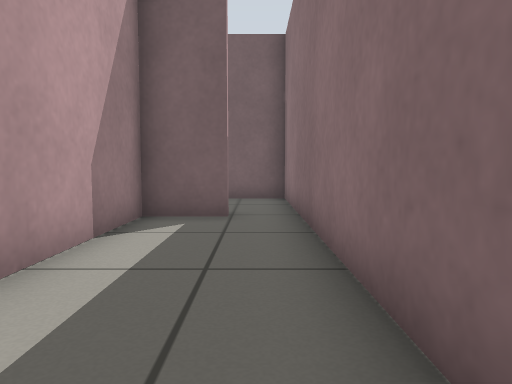
View 1 (above)

16 first-person views from a walk through a world built for the Gazebo simulator. The camera is 0.5 m above the floor, tilts 4° down and sees 70° across. The floor is counted in squares, 0.5 m on a side. Each view is taken from the middle of a square. On the plan, view 1 faces up. The plan holds only what a view shows up to about 13 squares ahead; the rest is blank.

View 2
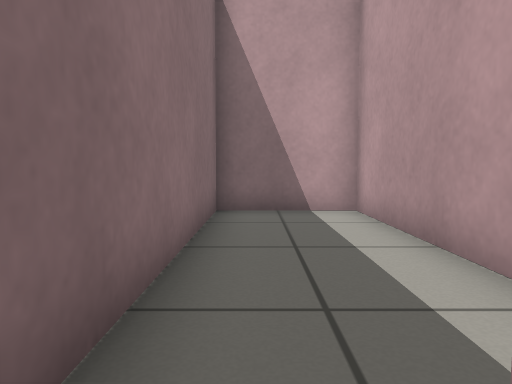

View 3
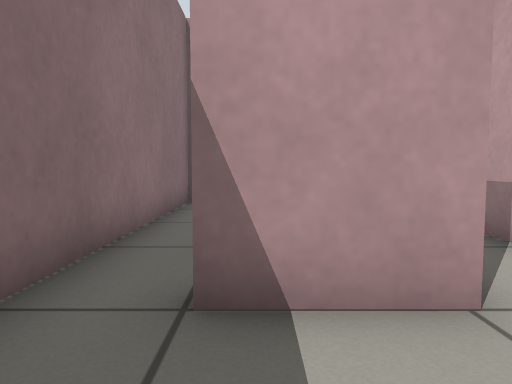

View 4
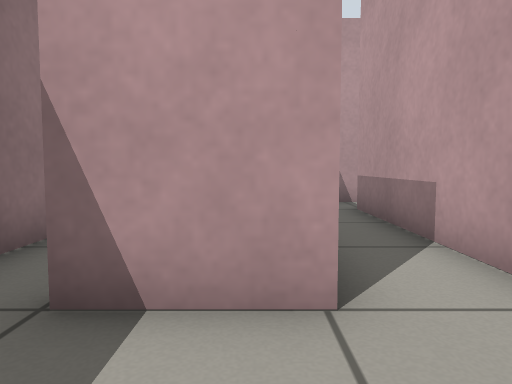

View 5
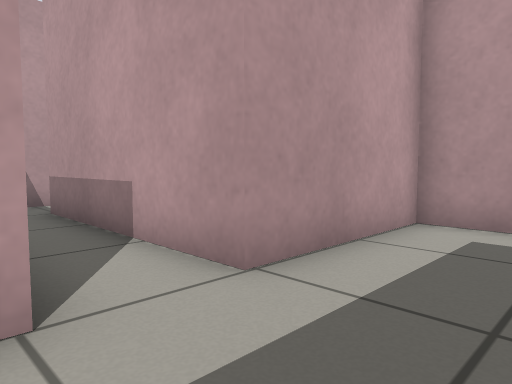

View 6
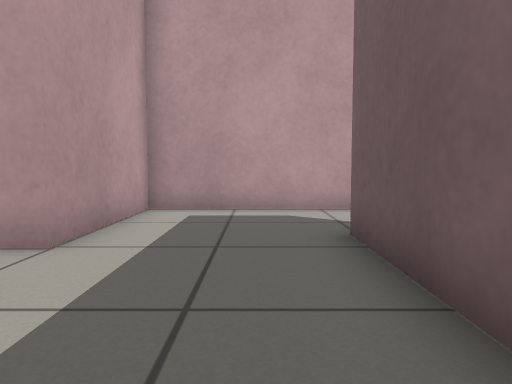

View 7
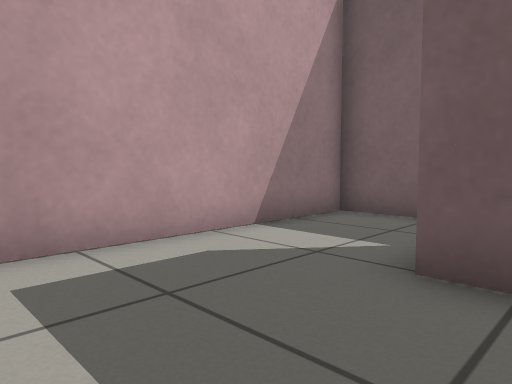

View 8
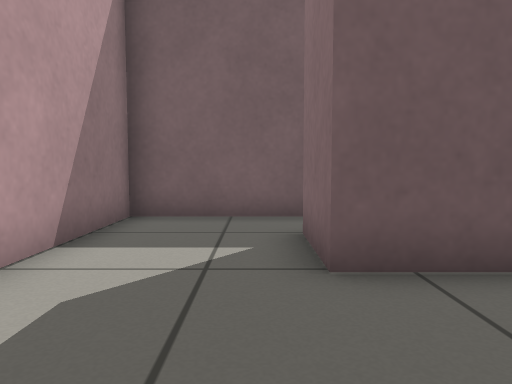

View 9
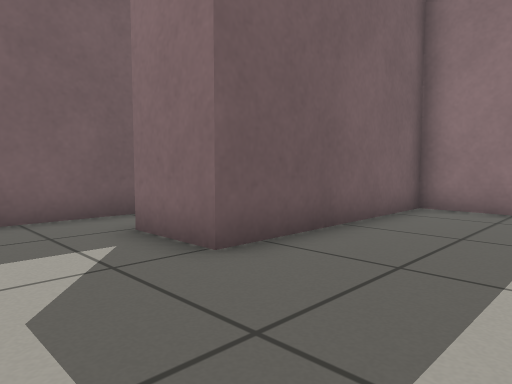

View 10
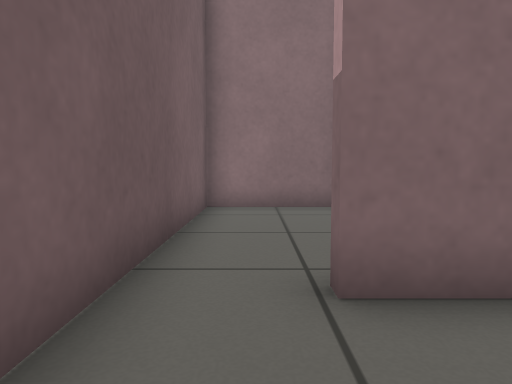

View 11
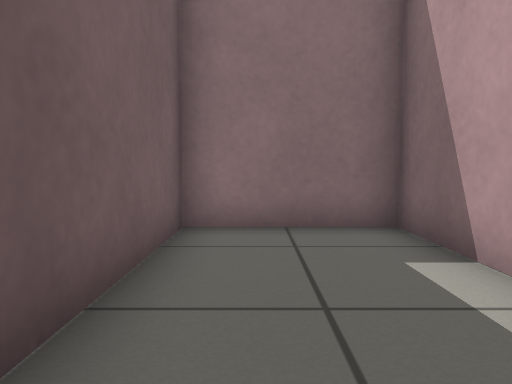

View 12
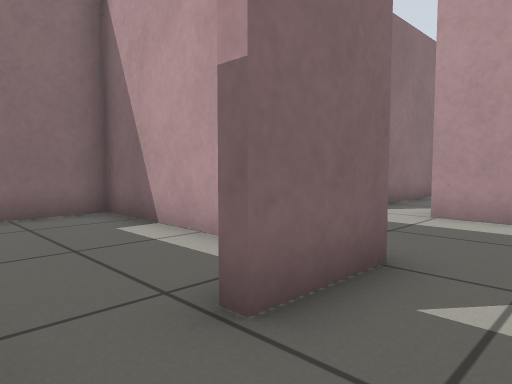

View 13
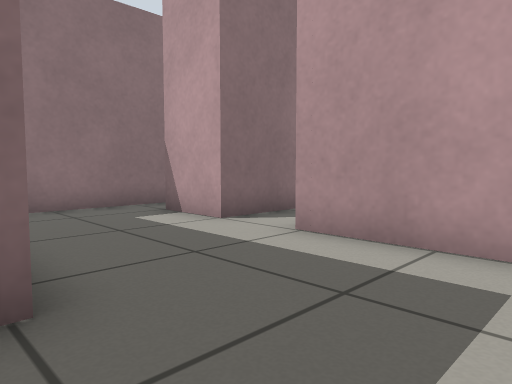

View 14
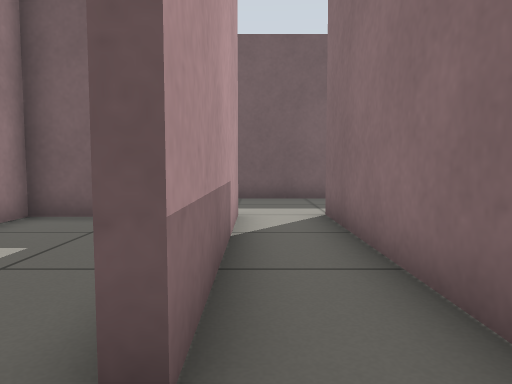

View 15
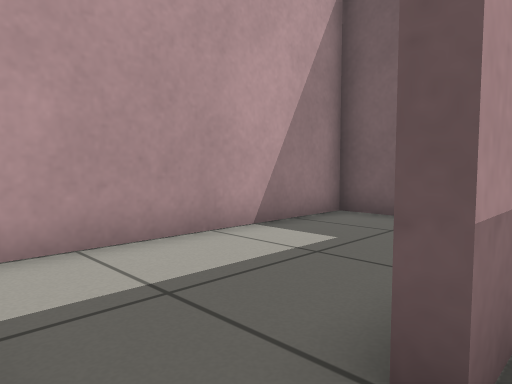

View 16
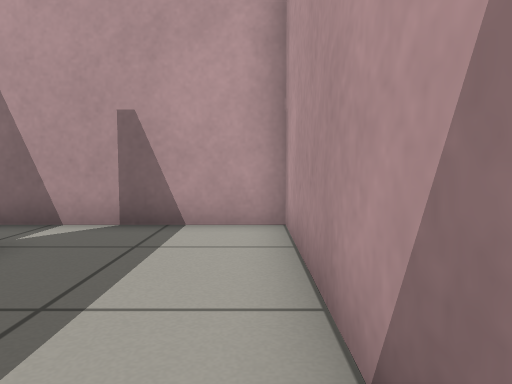

### Floor plan
Ten units are one square. View 1 is at (0, 0); x grows to the right and y downward. Boxes are objects, and circles mark ways between rooms. Rooms are numbered by the first view taken in them; rooms with no view inside come last. Other rooms are left out.
<svg viewBox="-90 -157 104 164">
<path fill="none" stroke="#000" d="M-6 -72 -23 -72 -23 2 9 2 9 -65M-44 -75 -44 -15M9 -65 9 -114 -53 -114M-26 -19 -26 -75 -6 -75 -6 -72M-46 2 -36 2M-53 -114 -53 -135M-45 -152 -85 -152 -85 -75 -44 -75M-44 -15 -47 -15M-71 -72 -85 -72 -85 2 -46 2M-30 -117 9 -117 9 -152 -45 -152"/>
<circle cx="0" cy="-70" r="3" fill="#2a7"/>
<circle cx="-50" cy="-90" r="3" fill="#2a7"/>
<circle cx="-50" cy="-5" r="3" fill="#2a7"/>
<circle cx="-50" cy="-145" r="3" fill="#2a7"/>
<text x="-10" y="-30">1</text>
<text x="-30" y="-80">2</text>
<text x="-70" y="-110">3</text>
<text x="-70" y="-30">4</text>
<text x="-20" y="-140">5</text>
</svg>
Room 1 opens to room 2. Room 2 opens to room 3. Room 2 opens to room 4. Room 3 opens to room 5.

Where each view was taken, in squares from view 1:
view 1: 0 up, 0 right, facing up
view 2: 8 up, 0 right, facing down
view 3: 10 up, 1 left, facing down
view 4: 10 up, 2 left, facing down
view 5: 10 up, 2 left, facing down-left
view 6: 10 up, 0 right, facing left
view 7: 8 up, 4 left, facing up-left
view 8: 8 up, 6 left, facing up
view 9: 8 up, 8 left, facing up-right
view 10: 14 up, 8 left, facing right
view 11: 14 up, 5 left, facing right
view 12: 15 up, 7 left, facing down-right
view 13: 12 up, 8 left, facing down-right
view 14: 0 up, 4 left, facing up
view 15: 0 up, 4 left, facing up-left
view 16: 6 up, 8 left, facing down
